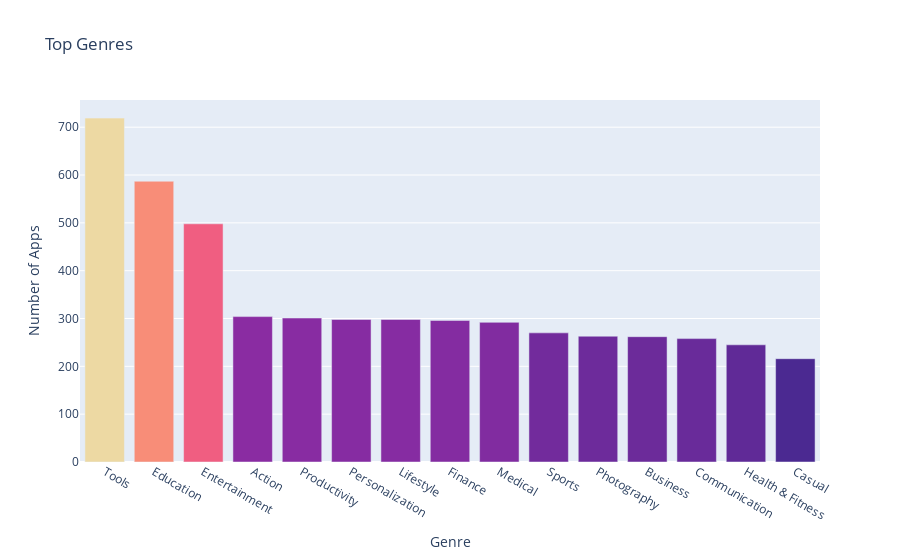

Write notebook code for a chart like this one.
### Markdown cell above
**Challenge**: Can you create this chart with the Series containing the genre data? 

<img src=https://imgur.com/DbcoQli.png width=400>

Try experimenting with the built in colour scales in Plotly. You can find a full list [here](https://plotly.com/python/builtin-colorscales/). 

* Find a way to set the colour scale using the color_continuous_scale parameter. 
* Find a way to make the color axis disappear by using coloraxis_showscale.

### Code cell
# colorscale = px.colors.named_colorscales()
# print("\n".join(wrap("".join('{:<12}'.format(c) for c in colorscale), 96)))

bar = px.bar(
    x = num_genres.index[:15], # index = category name # we slice to see only top 15 apps because there are too many
    y = num_genres.values[:15],
    #set title as top genres
    title='Top Genres',
    #hover_name to hover over bars and reveal names
    hover_name=num_genres.index[:15],
    #set the number of colors vs genres,
    color=num_genres.values[:15],
    #set colourschemes as shown in above print statement
    color_continuous_scale='Agsunset')

#update layout, titles and to hide the scale, if true shows the scale
bar.update_layout(  
    xaxis_title='Genre',
    yaxis_title='Number of Apps',
    coloraxis_showscale=False)
 
bar.show()

### Figure 1 — Plotly figure (JSON) as saved in the notebook; plotly's stock layout.template omitted (floating-point values rounded to 4 significant figures)
{"data": [{"alignmentgroup": "True", "hovertemplate": "<b>%{hovertext}</b><br><br>x=%{x}<br>y=%{y}<br>color=%{marker.color}<extra></extra>", "hovertext": ["Tools", "Education", "Entertainment", "Action", "Productivity", "Personalization", "Lifestyle", "Finance", "Medical", "Sports", "Photography", "Business", "Communication", "Health & Fitness", "Casual"], "legendgroup": "", "marker": {"color": [719, 587, 498, 304, 301, 298, 298, 296, 292, 270, 263, 262, 258, 245, 216], "coloraxis": "coloraxis", "pattern": {"shape": ""}}, "name": "", "offsetgroup": "", "orientation": "v", "showlegend": false, "textposition": "auto", "type": "bar", "x": ["Tools", "Education", "Entertainment", "Action", "Productivity", "Personalization", "Lifestyle", "Finance", "Medical", "Sports", "Photography", "Business", "Communication", "Health & Fitness", "Casual"], "xaxis": "x", "y": [719, 587, 498, 304, 301, 298, 298, 296, 292, 270, 263, 262, 258, 245, 216], "yaxis": "y"}], "layout": {"barmode": "relative", "coloraxis": {"colorbar": {"title": {"text": "color"}}, "colorscale": [[0, "rgb(75, 41, 145)"], [0.1667, "rgb(135, 44, 162)"], [0.3333, "rgb(192, 54, 157)"], [0.5, "rgb(234, 79, 136)"], [0.6667, "rgb(250, 120, 118)"], [0.8333, "rgb(246, 169, 122)"], [1, "rgb(237, 217, 163)"]], "showscale": false}, "legend": {"tracegroupgap": 0}, "title": {"text": "Top Genres"}, "xaxis": {"anchor": "y", "domain": [0, 1], "title": {"text": "Genre"}}, "yaxis": {"anchor": "x", "domain": [0, 1], "title": {"text": "Number of Apps"}}}}
